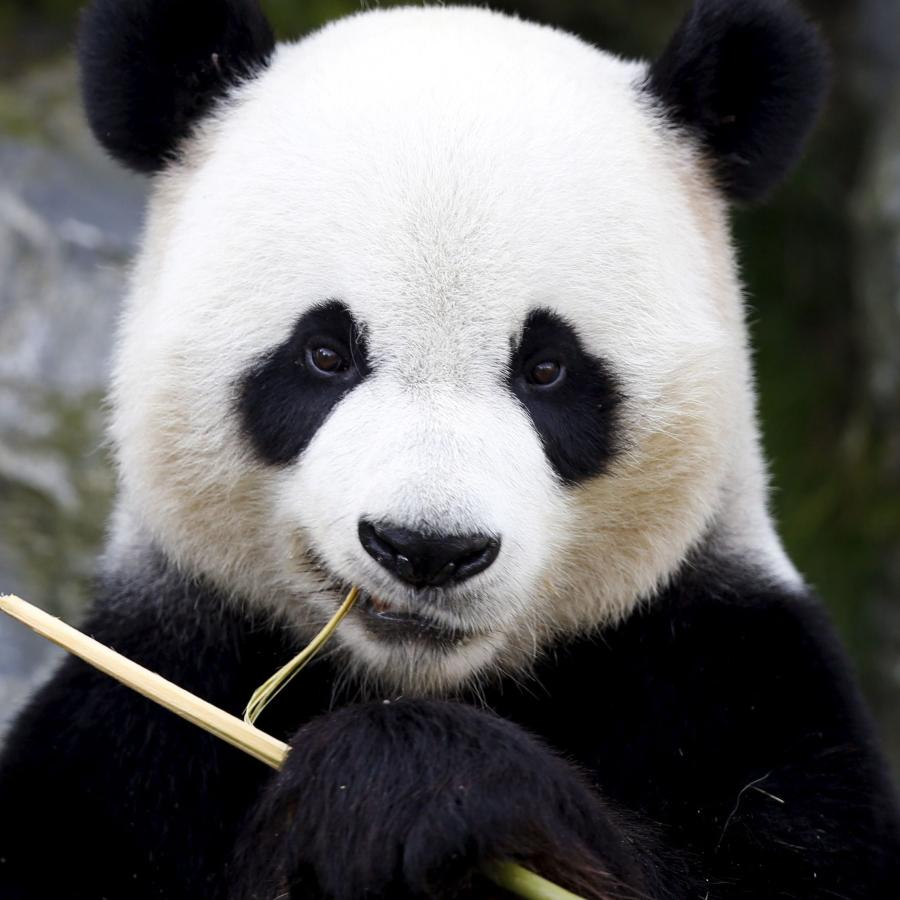
#> input picture data/pandas.jpg, 900 x 900 px
$ python 02_Images_Histogram.py
#> lines starting #> are read from the running program, lines starting #| are printed output that depends on the picture
import numpy as np
import cv2
from matplotlib import pyplot as plt

img = cv2.imread("./data/pandas.jpg")
#> img is the input picture: shape (900, 900, 3); mean B, G, R 102.7, 103.2, 104.1

# plot histogram
hist_img = cv2.calcHist([img], [0], None, [900], [0,900])
#> hist_img = 900 values, max 67917 at index 0, min 0 at index 256, mean 900

# flatten the histogram
plt.hist(hist_img.ravel(), 900, [0, 900])
plt.show()
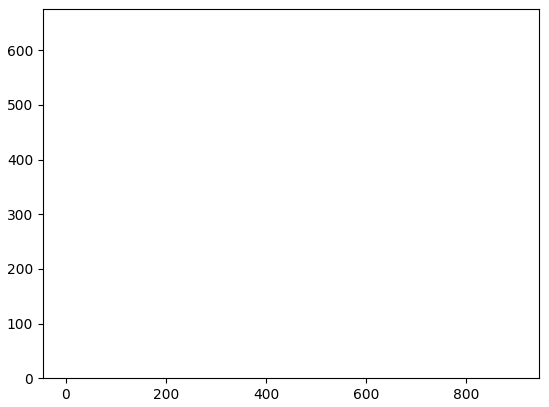
#> figure drawn by matplotlib, 1 panel; tallest bar 644 high, from x = 0 to 1

# view color channels
color = ['b', 'g', 'r']

# separate the colors and plot the histogram
for i, col in enumerate(color):
    hist = cv2.calcHist([img], [i], None, [900], [0, 900])
    plt.plot(hist, color = col)
    plt.xlim(0,900)

plt.show()
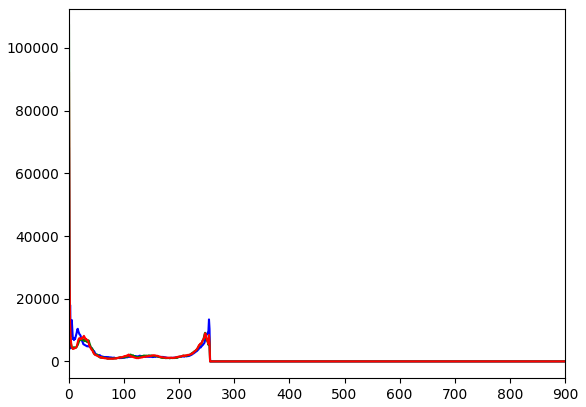
#> figure drawn by matplotlib, 1 panel; curve peaks at x = 0, y = 67917; curve peaks at x = 0, y = 107192; curve peaks at x = 0, y = 92032
